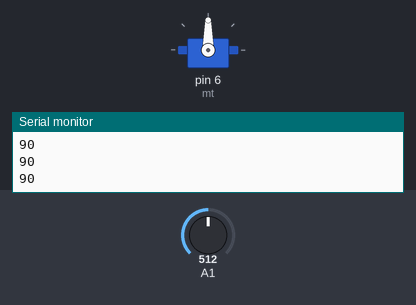
Bench run of a sketch on a simulated Arduino Uno, built with avr-gcc and run on an emulated ATmega328P. Shown: servo, the last lines printed to the serial monitor. Inputs (shaded band) come from the test bench; at power-on: A1 = 512.

Above: at 1.2 s.
1.3 s: A1 set to 716
At 2.2 s:
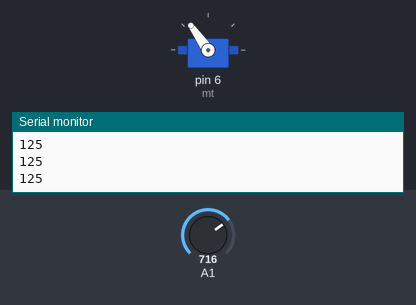
2.8 s: A1 set to 900
At 3.6 s:
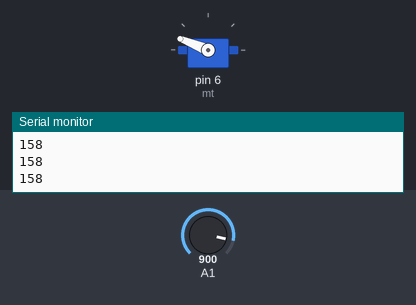
4.3 s: A1 set to 1023
At 4.9 s:
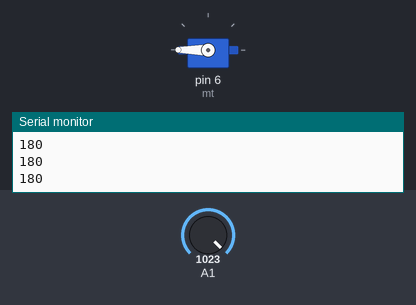
5.8 s: A1 set to 306
At 6.3 s:
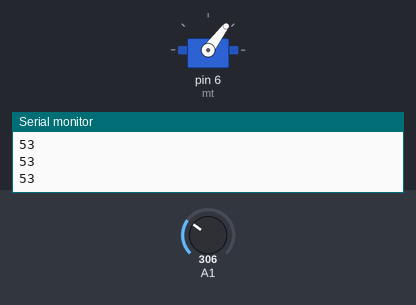
7.3 s: A1 set to 122
At 7.6 s:
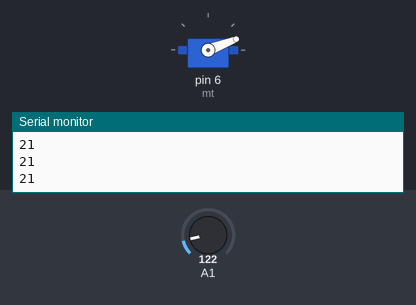
8.8 s: A1 set to 0
At 10.2 s:
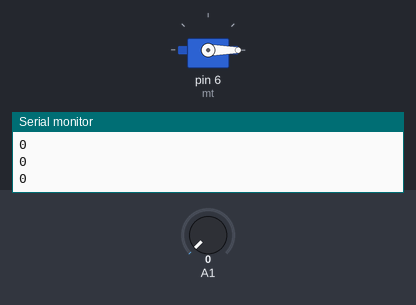
Timing chart, 0 to 11.3 s (numbered marks = the images above; inputs shaded):
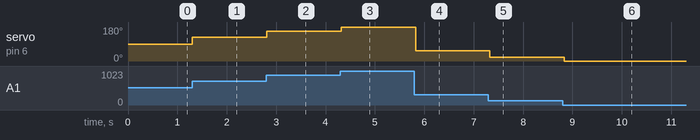

Measured:
- after the input at 1.3 s, servo on pin 6 (mt): 90° → 125° at once
- after the input at 2.8 s, servo on pin 6 (mt): 125° → 158° at once
- after the input at 4.3 s, servo on pin 6 (mt): 158° → 180° at once
- after the input at 5.8 s, servo on pin 6 (mt): 180° → 53° at once
- after the input at 7.3 s, servo on pin 6 (mt): 53° → 21° at once
- after the input at 8.8 s, servo on pin 6 (mt): 21° → 0° at once

The sketch:

test_nano.ino
```cpp
#include <Servo.h>
Servo motor;
#define mt 6
int val;
int speeds;
void setup(){
  Serial.begin(9600);
  motor.attach(mt, 1000, 2000);
}
void loop(){
  val = analogRead(A1);

  speeds = map(val, 0 , 1023,0, 180);
  motor.write(speeds);
  Serial.println(speeds);
  delay(100);
}
```
